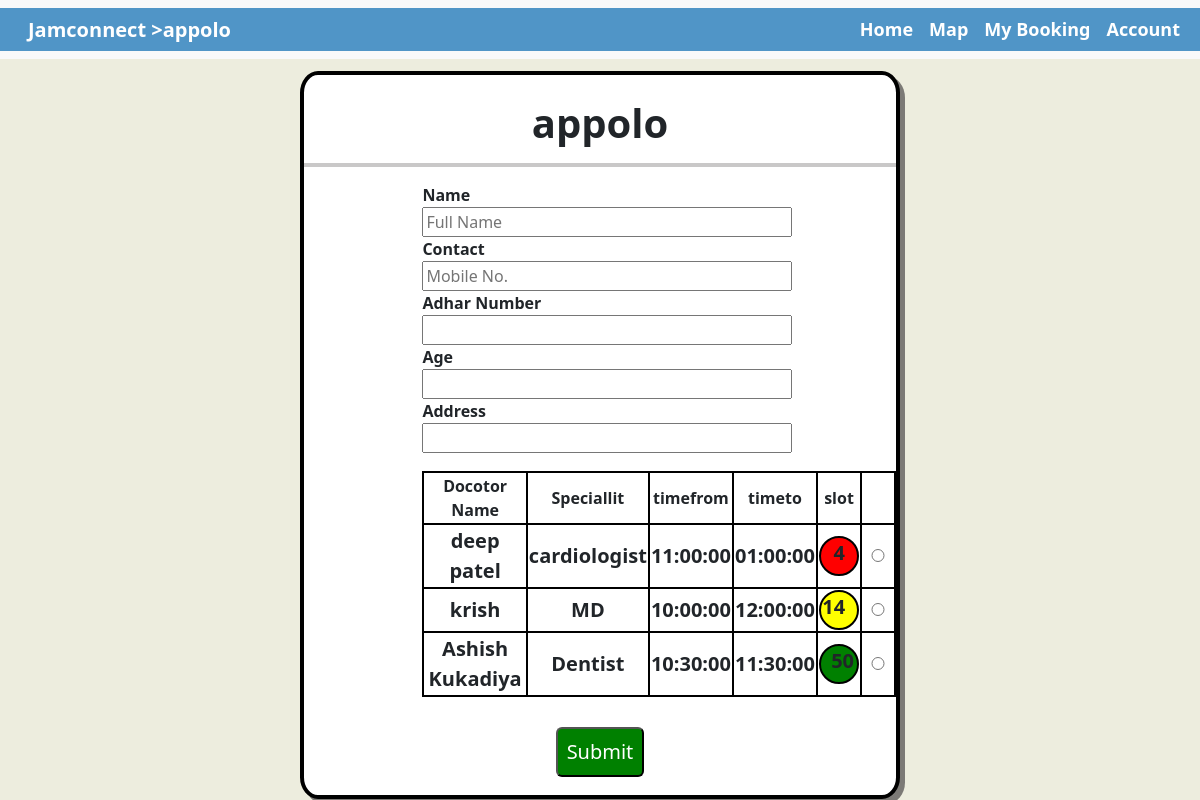
Screenshot of /book.php?next=appolo with the database file from the repository.
### tables this page shows
CREATE TABLE `slot` (
  `hospital` varchar(255) NOT NULL,
  `doc_name` varchar(255) NOT NULL,
  `dec_spec` varchar(300) NOT NULL,
  `time_from` time NOT NULL,
  `time_to` time NOT NULL,
  `slot` int(200) NOT NULL,
  `radio` int(11) NOT NULL,
  `date` date NOT NULL DEFAULT current_timestamp()
);

### book.php (the view, shortened to what this page needs)
<!doctype html>
<html lang="en" dir="ltr">
<head>
    <link rel="stylesheet" href="https://cdn.jsdelivr.net/npm/bootstrap@5.3.2/dist/css/bootstrap.rtl.min.css"
>
        <link rel="stylesheet" href="styles.css">
</head>
<body style="background-color:#ededde;">
        <nav class="navbar navbar-expand-lg bg-body-tertiary" >
      <div class="container-fluid" style="background-color:     #5095C7;">
          <a class="navbar-brand" href="#" style="color: white; font-weight: bold;">Jamconnect ><?php $name = $_GET['next']; echo"$name";?></a>
          <div class="collapse navbar-collapse" id="navbarSupportedContent">
              <ul class="navbar-nav me-auto mb-2 mb-lg-0">
                  <li class="nav-item">
                      <a class="nav-link active" aria-current="page" href="index.php"  style="color: white; font-weight: bold;font-size: large;">Home</a>
                  </li>
                  <li class="nav-item">
                      <a class="nav-link" href="index.php"  style="color: white; font-weight: bold;font-size: large;">Map</a>
                  </li>
                  <li class="nav-item">
                      <a class="nav-link" href="user_book.php"  style="color: white; font-weight: bold;font-size: large;">My Booking</a>
                  </li>
                  <li class="nav-item">
                      <a class="nav-link" href="account.php"  style="color: white; font-weight: bold;font-size: large;">Account</a>
                  </li>
              </ul>
          </div>
      </div>
  </nav>
    <section id="book">
          <div   style="background-color:white; text-align: center;
    margin-left: 25%;
    border: 4px solid;
    border-color: black;
    border-radius: 3%;
    width: 50%;
    padding-top: 2%;
    box-shadow: 5px 5px rgb(124, 122, 118);">
            <?php
            $hosname = $_GET['next'];
            echo"<h1>
            <b>$hosname</b> </h1>";?>
            <?php
            $udata=$_SESSION['udata'];
            echo"
            <hr class='new1'>
                <form class='fbook' style='margin-bottom:20%'>
                    <div class='f1' style='margin-left:20%'>
                        <label><b>Name</b></label><br>
                        <input type='text' placeholder='Full Name' value='$udata[2]' readonly style='width:78%;'>
                    </div>
                    <div class='f1' style='margin-left:20%'>
                        <label> <b>Contact</b></label><br>
                        <input type='text' placeholder='Mobile No.' value='$udata[3]' readonly style='width:78%;' >
                    </div>
                    <div class='f1' style='margin-left:20%'>
                        <label><b>Adhar Number</b></label><br>
                        <input type='text' name='date' id='date' value='$udata[5]' readonly style='width:78%;'>
                    </div>
                    <div class='f1' style='margin-left:20%'>
                        <label><b>Age</b></label><br>
                        <input type='text' name='date' id='date' value='$udata[4]' readonly style='width:78%;'>
                    </div>
                    <div class='f1' style='margin-left:20%'>
                        <label><b>Address</b></label><br>
                        <input type='text' name='date' id='date' value='$udata[6]' readonly style='width:78%;'>
                    </div>
                </form> ";
                ?>
                <form method="post" style="">
                <table class="slot" style="margin-left:20% ;margin-bottom:5%;">
                   <?php
                  $hosname = $_GET['next'];
                     $conn = mysqli_connect('localhost','root','','login');
                     $search="select * from slot where hospital='$hosname' ";
                     $fet=mysqli_query($conn,$search);
                     echo"
                     <tr>
                     <th>Docotor Name </th>
                     <th>Speciallit </th>
                     <th>timefrom</th>
                     <th>timeto</th>
                     <th>slot </th>";
                     while($row = mysqli_fetch_array($fet)){
                 echo"
                </tr>
                <tr>
                    <td style='font-size:20px; font-weight:bold;'>$row[1]</td>
                    <td style='font-size:20px; font-weight:bold;'>$row[2] </td>
                    <td style='font-size:20px; font-weight:bold;'>$row[3] </td>
                    <td style='font-size:20px; font-weight:bold;'>$row[4] </td>
                    <td style='font-size:20px; font-weight:bold;'>";
                    if($row[5]>=0&& $row[5]<10){
                    echo"
                        <div style='border:solid black 2px; border-radius:100%; background-color: red; width:40px; height:40px;align-item:center;'><label style=' font-size:20px; margin-left:30%; ' >$row[5]</label> &nbsp </div>
                     ";
                    }
                    elseif($row[5]>=10&& $row[5]<20){
                       echo"
                        <div style='border:solid black 2px; border-radius:100%; background-color: yellow; width:40px; height:40px'><label style=' font-size:20px; margin-left=20%;' >$row[5]</label> &nbsp </div>
                    ";
                    }
                    elseif($row[5]>=20){
                        echo"
                     <div style='border:solid black 2px; border-radius:100%; background-color: green; width:40px; height:40px'><label style=' font-size:20px; margin-left:20%;' >$row[5]</label> &nbsp </div>
                    ";
                    }
                 echo"
                 </td>
                    <td> <input style='width:30px; border-radius:0;' type='radio' value='$row[6]' name='radiobtn' ></td></tr>";
    }
echo"</table>
<input type='submit' name='btnn' style='background-color:green; color:white; height:50px;font-size:20px; margin-bottom:3%;width:15%;border-radius:6px;'> </form>";
                   ?>
    </section>
</body>
</html>

### styles.css (style rules this page uses)
#book { padding-top: 0%; margin-top: 1%; }
.f1 { text-align: left; margin-left: 34%; }
hr.new1 { border-top: 4px solid rgb(41, 38, 38); }
.fbook { height: 170px; }
.slot, table, th, td { margin-left: 20%; border: 2px solid black; }

### rows the page displays
slot: doc_name "deep patel", dec_spec "cardiologist", time_from "11:00:00", time_to "01:00:00", slot "4"
slot: doc_name "krish", dec_spec "MD", time_from "10:00:00", time_to "12:00:00", slot "14"
slot: doc_name "Ashish Kukadiya", dec_spec "Dentist", time_from "10:30:00", time_to "11:30:00", slot "50"

### other values shown
$name "appolo"
$hosname "appolo"
